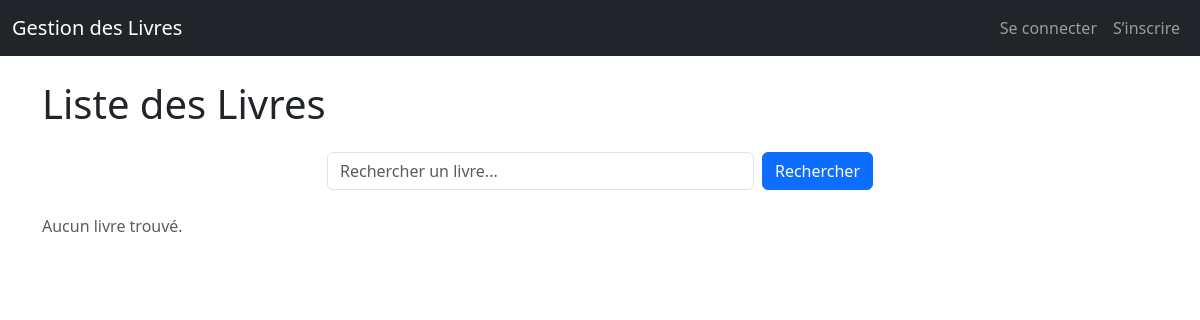
Before: / with the older database file.
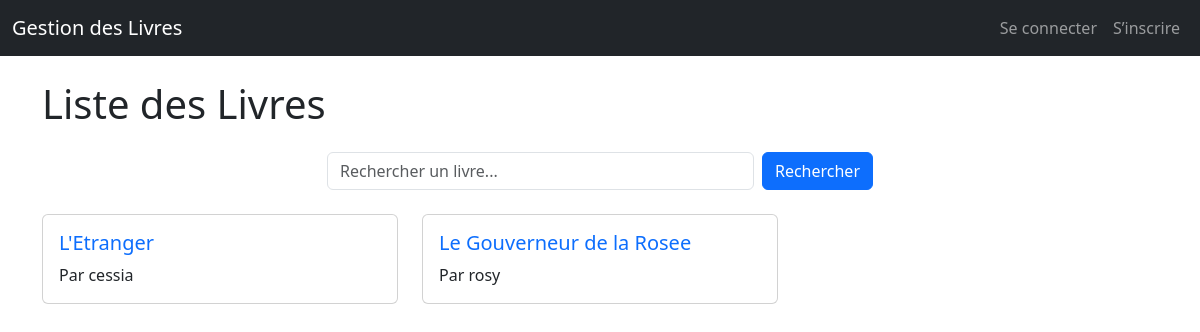
After: the same page with the newer database file.
### livres/models.py (models this page shows, shortened)
class Livre(models.Model):
    titre = models.CharField(max_length=100)
    auteur = models.CharField(max_length=50)
    genre = models.TextField(max_length=50, choices=GENRES_CHOIX)
    description = models.CharField(max_length=200)
    date_de_publication = models.DateField()
    proprietaire = models.ForeignKey(User, on_delete=models.CASCADE)

### livres/views.py (the view)
# urls.py: path('', liste_livres, name='liste_livres'),
def liste_livres(request):
    query = request.GET.get('q', '')
    if query:
        posts = Livre.objects.filter(
            Q(titre__icontains=query) | Q(description__icontains=query)
        ).order_by('-date_de_publication')
    else:
        posts = Livre.objects.all().order_by('-date_de_publication')
    paginator = Paginator(posts, 6)
    page_number = request.GET.get('page')
    page_obj = paginator.get_page(page_number)
    return render(request, 'livres_etudiants/livres_list.html', {
        'page_obj': page_obj,
        'query': query
    })

### livres/templates/livres_etudiants/livres_list.html (shortened to what this page needs)
{% extends 'base.html' %}
{% block content %}
<h1 class="mb-4">Liste des Livres</h1>
<div class="row mb-4">
    <div class="col-md-6 mx-auto">
        <form method="get" action="{% url 'liste_livres' %}" class="d-flex" id="search-form">
            <input
                type="text"
                name="q"
                value="{{ query|default:'' }}"
                class="form-control me-2"
                placeholder="Rechercher un livre..."
                aria-label="Recherche"
                id="search-input"
            >
            <button type="submit" class="btn btn-primary">Rechercher</button>
        </form>
    </div>
</div>
<div class="row" id="livre-list">
    {% for livre in page_obj %}
        <div class="col-md-4 mb-3">
            <div class="card h-100">
                <div class="card-body">
                    <h5 class="card-title">
                        <a href="{% url 'livre_detail' livre.pk %}" class="text-decoration-none">
                            {{ livre.titre }}
                        </a>
                    </h5>
                    <p class="card-text">
                        Par {{ livre.proprietaire.username}}
                    </p>
                </div>
            </div>
        </div>
    {% empty %}
        <div class="col-12">
            <p class="text-muted">Aucun livre trouvé.</p>
        </div>
    {% endfor %}
</div>
{% endblock %}

### livres/templates/base.html (shortened to what this page needs)
<!DOCTYPE html>
<html lang="fr">
<head>
    <link href="https://cdn.jsdelivr.net/npm/bootstrap@5.3.3/dist/css/bootstrap.min.css" rel="stylesheet">
</head>
<body>
    <nav class="navbar navbar-expand-lg navbar-dark bg-dark">
        <div class="container-fluid">
            <a class="navbar-brand" href="{% url 'liste_livres' %}">Gestion des Livres</a>
            <div class="collapse navbar-collapse" id="navbarNav">
                <ul class="navbar-nav ms-auto">
                    {% if user.is_authenticated %}
                        <li class="nav-item">
                            <a class="nav-link" href="{% url 'livre_create' %}">Créer un livre</a>
                        </li>
                        <li class="nav-item">
                            <form method="post" action="{% url 'logout' %}" class="d-inline">
                                {% csrf_token %}
                                <button type="submit" class="nav-link btn btn-link text-light">Se déconnecter</button>
                            </form>
                        </li>
                    {% else %}
                        <li class="nav-item">
                            <a class="nav-link" href="{% url 'login' %}">Se connecter</a>
                        </li>
                        <li class="nav-item">
                            <a class="nav-link" href="{% url 'signup' %}">S’inscrire</a>
                        </li>
                    {% endif %}
                </ul>
            </div>
        </div>
    </nav>
    <div class="container mt-4">
        {% block content %}{% endblock %}
    </div>
</body>
</html>

Changed rows visible on the page:
added Livre: titre "L'Etranger", proprietaire.username "cessia"
added Livre: titre "Le Gouverneur de la Rosee", proprietaire.username "rosy"
Other visible differences:
text no longer shown: "Aucun livre trouvé."
